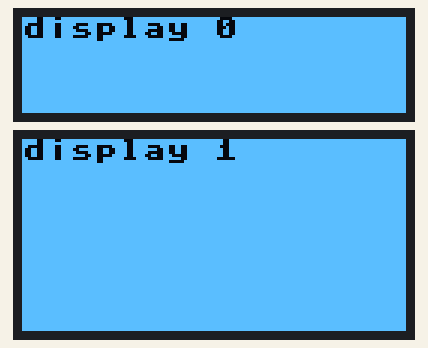
A program run on a simulated MicroPython board. On the bench: 128×32 one-colour display, 128×64 one-colour display. Library files of the repository ran but are not shown: sh1106.py, ssd1306.py; what the program prints to the serial console is not drawn. At 0.1 s the program stops and its outputs stay as they are.

Above: at 0.1 s.

The program:

dual_display.py
```python
import machine
from sh1106 import SH1106_I2C
import ssd1306

i2c0Clk = machine.Pin(9)  # brown 11
i2c0Da = machine.Pin(8)  # blue 12
i2c0 = machine.I2C(0, sda=i2c0Da, scl=i2c0Clk, freq=400000)

print('Scan i2c 0 bus...')
devices = i2c0.scan()

if len(devices) == 0:
    print("No i2c device !")
else:
    print('i2c devices found:', len(devices))

    for device in devices:
        print("Decimal address: ", device, " | Hexa address: ", hex(device))

i2c1Clk = machine.Pin(27)  # orange 32
i2c1Da = machine.Pin(26)  # yellow 31
i2c1 = machine.I2C(1, sda=i2c1Da, scl=i2c1Clk, freq=400000)

print('Scan i2c 1 bus...')
devices = i2c1.scan()

if len(devices) == 0:
    print("No i2c device !")
else:
    print('i2c devices found:', len(devices))

    for device in devices:
        print("Decimal address: ", device, " | Hexa address: ", hex(device))

#128 x 32
display0 = ssd1306.SSD1306_I2C(128, 32, i2c0, 0x3C)
display0.fill(1)
display0.text("display 0", 0, 0, 0)
display0.show()

display1 = SH1106_I2C(128, 64, i2c1, None, 0x3C, rotate=180)
display1.fill(1)
display1.text("display 1", 0, 0, 0)
display1.show()
```
